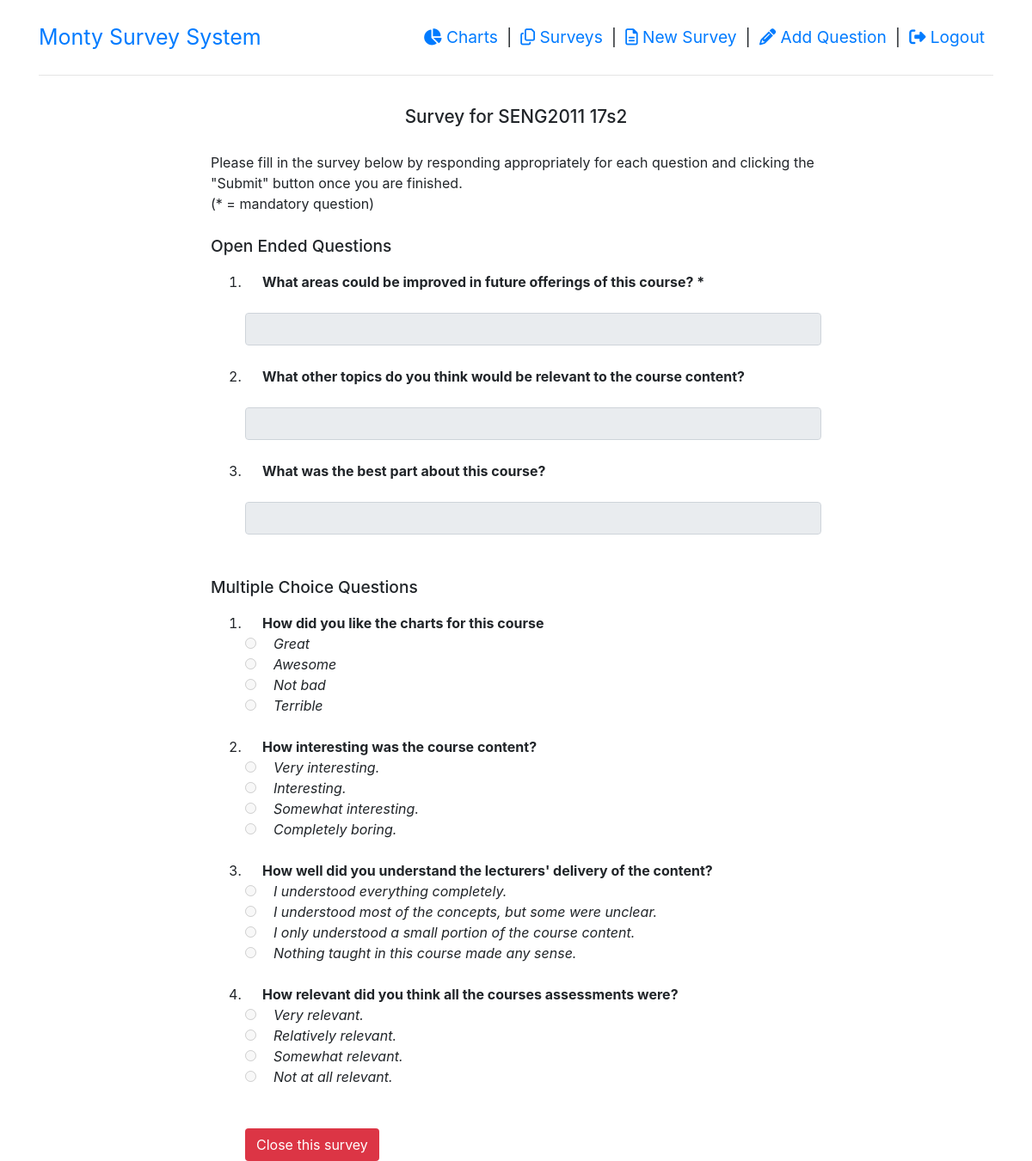
The page /survey/1 (signed in) on the database its author committed.
### question.py (models this page shows, shortened)
class Question(db.Model):
	__tablename__ = "question"
	__table_args__ = { 'extend_existing': True }
	question_id = db.Column(db.Integer, primary_key=True)
	question = db.Column(db.String(100), nullable=False)
	question_type = db.Column(db.String(20), nullable=False)
	response_type = db.Column(db.String(20), nullable=False)
	answers = db.relationship("Answer", lazy=True,
		backref=db.backref("question", lazy=True))
	discriminator = db.Column(db.String(50))
	__mapper_args__ = {
		"polymorphic_identity":"questions",
		"polymorphic_on":discriminator
	}
	def get_question_id(self):
		return self.question_id
	def get_question(self):
		return self.question
	def is_mandatory(self):
		return self.question_type == "mandatory"

class MultipleChoiceQuestion(Question):
	__tablename__ = "mc_question"
	mc_question_id = db.Column(db.Integer,
		db.ForeignKey("question.question_id"), primary_key=True)
	__mapper_args__ = { "polymorphic_identity":"mc_questions" }
	answer_1 = db.Column(db.String(100))
	answer_2 = db.Column(db.String(100))
	answer_3 = db.Column(db.String(100))
	answer_4 = db.Column(db.String(100))
	def get_answer_1(self):
		return self.answer_1
	def get_answer_2(self):
		return self.answer_2
	def get_answer_3(self):
		return self.answer_3
	def get_answer_4(self):
		return self.answer_4

### survey_system.py (the view, shortened to what this page needs)
@app.route("/survey/<int:id_num>", methods=["POST", "GET"])
@login_required
def survey(id_num):
	s = get_survey(id_num)
	if s == None:
		flash("This survey doesn't exist!")
		return redirect(url_for("index"))
	user = load_user(auth.user)
	course = s.get_course_str()
	mc_question_list = get_all_mc_questions()
	for q in mc_question_list:
		if not s.questions.__contains__(q):
			mc_question_list.remove(q)
	open_question_list = []
	survey_question_ids = []
	for q in s.questions:
		survey_question_ids.append(q.question_id)
		if q.response_type == "open_ended":
			open_question_list.append(q)
	return render_template("survey.html", title=("Survey for %s" % course),
		survey=s, open_question_list=open_question_list,
		mc_question_list=mc_question_list, user=user)

### auth_manager.py (called while the page is built)
	def get_user(self, user_id):
		user = User.query.filter_by(user_id=user_id).first()
		return user

	@property
	def user(self):
		return self._user

### question.py (called while the page is built)
def get_all_mc_questions():
	all_mc_questions = MultipleChoiceQuestion.query.all()
	return all_mc_questions

### survey.py (called while the page is built)
def get_survey(id_num):
	s = Survey.query.get(id_num)
	return s

	def get_course_str(self):
		return self.course_offering.course_name + " " + self.course_offering.semester

### survey_system.py (called while the page is built)
@login_manager.user_loader
def load_user(user_id):
	user = auth.get_user(user_id)
	return user

### user.py (called while the page is built)
	def is_admin(self):
		return self.user_type == "admin"

	def is_student(self):
		return self.user_type == "student"

	@property
	def is_authenticated(self):
		return True

### templates/survey.html (shortened to what this page needs)
{% extends "base.html" %} {% block content %}
    <link rel="stylesheet" href="../static/main.css">
    <div class="content-wrapper col-md-8 col-sm-10">
        <h1>{{ title }}</h1>
        {% if survey %}
        <p>Please fill in the survey below by responding appropriately for each question and clicking the "Submit" button once you are finished.
            <br> (* = mandatory question)
        </p>
        <form name="fill_survey_form" id="fill_survey" method="POST">
            {% if open_question_list %}
                <h3>Open Ended Questions</h3>
                {% if user.is_student() %}
                    <ol>
                        {% for q in open_question_list %}
                            <li>
                                <b><span style="padding: 20px">{{ q.get_question() }}{% if q.is_mandatory() %} * {% endif %} </span></b>
                                <br>
                                <br>
                                <span style="padding: 20px">
                                    <div class="input-group">
                                        <span class="input-group-addon"><span class="fa fa-pencil-square-o"></span></span>
                                        <input type="textfield" class="form-control" name="answer_{{ q.get_question_id() }}" value="" onclick="document.fill_survey_form.answered_questions.value+=' {{ q.get_question_id() }} '">
                                    </div>
                                </span>
                                <br>
                            </li>
                        {% endfor %}
                    </ol>
                {% else %}
                    <ol>
                        {% for q in open_question_list %}
                            <li><b><span style="padding: 20px">{{ q.get_question() }}{% if q.is_mandatory() %} * {% endif %}</span></b>
                            <br>
                            <span style="padding: 20px">
                                <div class="input-group">
                                    <input type="textfield" class="form-control" name="answer_{{ q.get_question_id() }}" value="" disabled>
                                </div>
                            </span>
                            <br>
                        </li>
                    {% endfor %}
                </ol>
            {% endif %}
        {% endif %}
        {% if mc_question_list %}
            <h3>Multiple Choice Questions</h3>
            <ol>
                {% if user.is_student() %}
                    {% for q in mc_question_list %}
                            <span style="padding: 20px"><b>{{ q.get_question() }} {% if q.is_mandatory() %} * {% endif %}</b></span>
                        <input type="radio" name="answer_{{ q.get_question_id() }}" value="{{ q.get_answer_1() }}" onclick="document.fill_survey_form.answered_questions.value+=' {{ q.get_question_id() }} '"><span style="padding: 20px"><i>{{ q.get_answer_1() }}</i></span>
                        <br>
                        <input type="radio" name="answer_{{ q.get_question_id() }}" value="{{ q.get_answer_2() }}" onclick="document.fill_survey_form.answered_questions.value+=' {{ q.get_question_id() }} '"><span style="padding: 20px"><i>{{ q.get_answer_2() }}</i></span>
                        <br>
                        <input type="radio" name="answer_{{ q.get_question_id() }}" value="{{ q.get_answer_3() }}" onclick="document.fill_survey_form.answered_questions.value+=' {{ q.get_question_id() }} '"><span style="padding: 20px"><i>{{ q.get_answer_3() }}</i></span>
                        <br>
                        <input type="radio" name="answer_{{ q.get_question_id() }}" value="{{ q.get_answer_4() }}" onclick="document.fill_survey_form.answered_questions.value+=' {{ q.get_question_id() }} '"><span style="padding: 20px"><i>{{ q.get_answer_4() }}</i></span>
                        <br>
                        <br>
                    {% endfor %}
                </li>
            {% else %}
                    {% for q in mc_question_list %}
                        <li><span style="padding: 20px"><b>{{ q.get_question() }}</span></b>
                        <br>
                    <input type="radio" name="answer_{{ q.get_question_id() }}" value="{{ q.get_answer_1() }}" disabled><span style="padding: 20px"><i>{{ q.get_answer_1() }}</i></span>
                    <br>
                    <input type="radio" name="answer_{{ q.get_question_id() }}" value="{{ q.get_answer_2() }}" disabled><span style="padding: 20px"><i>{{ q.get_answer_2() }}</i></span>
                    <br>
                    <input type="radio" name="answer_{{ q.get_question_id() }}" value="{{ q.get_answer_3() }}" disabled><span style="padding: 20px"><i>{{ q.get_answer_3() }}</i></span>
                    <br>
                    <input type="radio" name="answer_{{ q.get_question_id() }}" value="{{ q.get_answer_4() }}" disabled><span style="padding: 20px"><i>{{ q.get_answer_4() }}</i></span>
                    <br><br>
                    </li>
                {% endfor %}
        {% endif %}
    {% endif %}
</form>
{% else %}
<p>There must be an error somewhere. Please go back.</p>
{% endif %}
<br>
{% if user.is_admin() %}
<form action="{{ url_for('close_entry') }}" method=post class=close-entry onsubmit="return confirm('Are you sure you wish to close this survey?');">
    <input type="submit" value="Close this survey" class="btn btn-default" style="background-color: #dc3545;" />
</form>
{% endif %}
</div>
{% endblock %}

### static/main.css (style rules this page uses)
html { font-size: 1em; }
h1 { font-size: 1.3em; padding-bottom: 20px; padding-top: 20px; text-align: center; }
h3 { font-size: 1.2em; padding-bottom: 10px; padding-top: 10px; }
body, html { height: 100%; }
.content-wrapper { width: auto; margin: auto; }
.btn-default { color: white; background-color: #007bff; }

### rows shown on the page
Question: get_question "What areas could be improved in future offerings of this course?"
Question: get_question "What other topics do you think would be relevant to the course content?"
Question: get_question "What was the best part about this course?"
MultipleChoiceQuestion: get_question "How did you like the charts for this course", get_answer_1 "Great", get_answer_2 "Awesome", get_answer_3 "Not bad", get_answer_4 "Terrible"
MultipleChoiceQuestion: get_question "How interesting was the course content?", get_answer_1 "Very interesting.", get_answer_2 "Interesting.", get_answer_3 "Somewhat interesting.", get_answer_4 "Completely boring."
MultipleChoiceQuestion: get_question "How well did you understand the lecturers' delivery of the content?", get_answer_1 "I understood everything completely.", get_answer_2 "I understood most of the concepts, but some were unclear.", get_answer_3 "I only understood a small portion of the course content.", get_answer_4 "Nothing taught in this course made any sense."
MultipleChoiceQuestion: get_question "How relevant did you think all the courses assessments were?", get_answer_1 "Very relevant.", get_answer_2 "Relatively relevant.", get_answer_3 "Somewhat relevant.", get_answer_4 "Not at all relevant."

### other values the page prints
{{ title }} "Survey for SENG2011 17s2"
